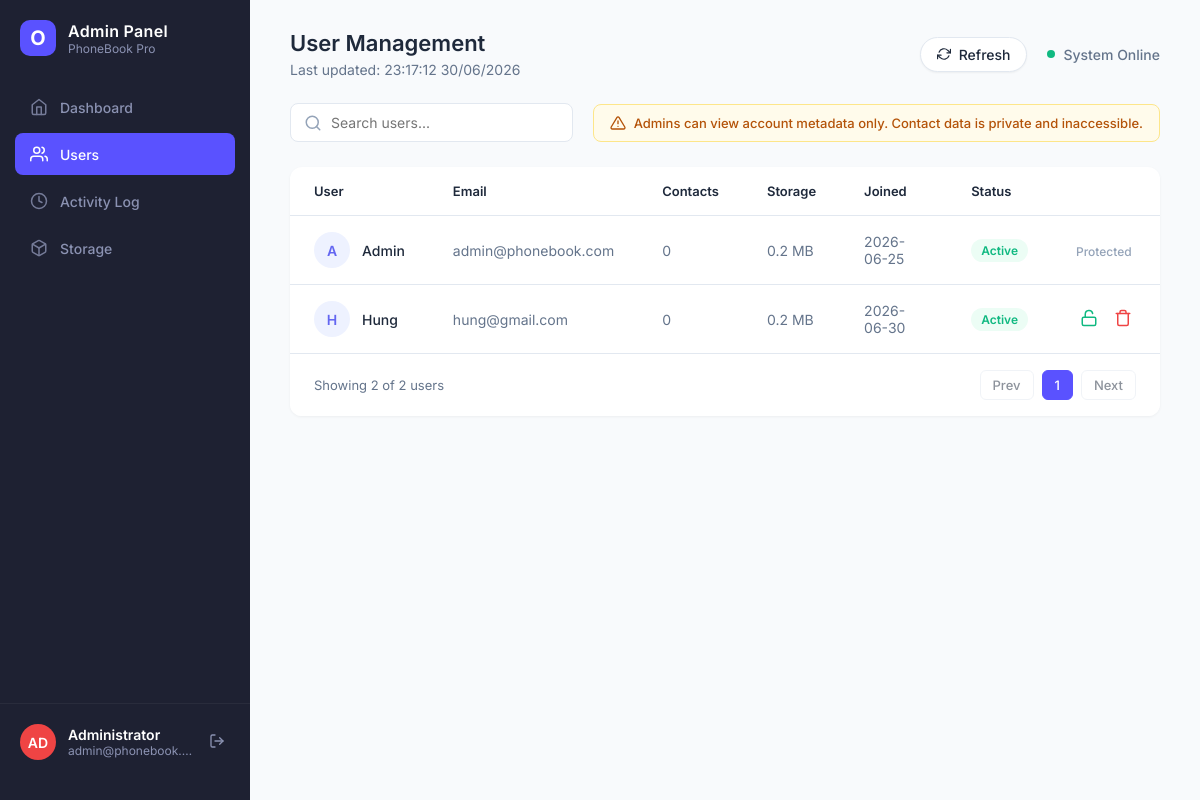
Before: /admin-users (signed in) with the older database file.
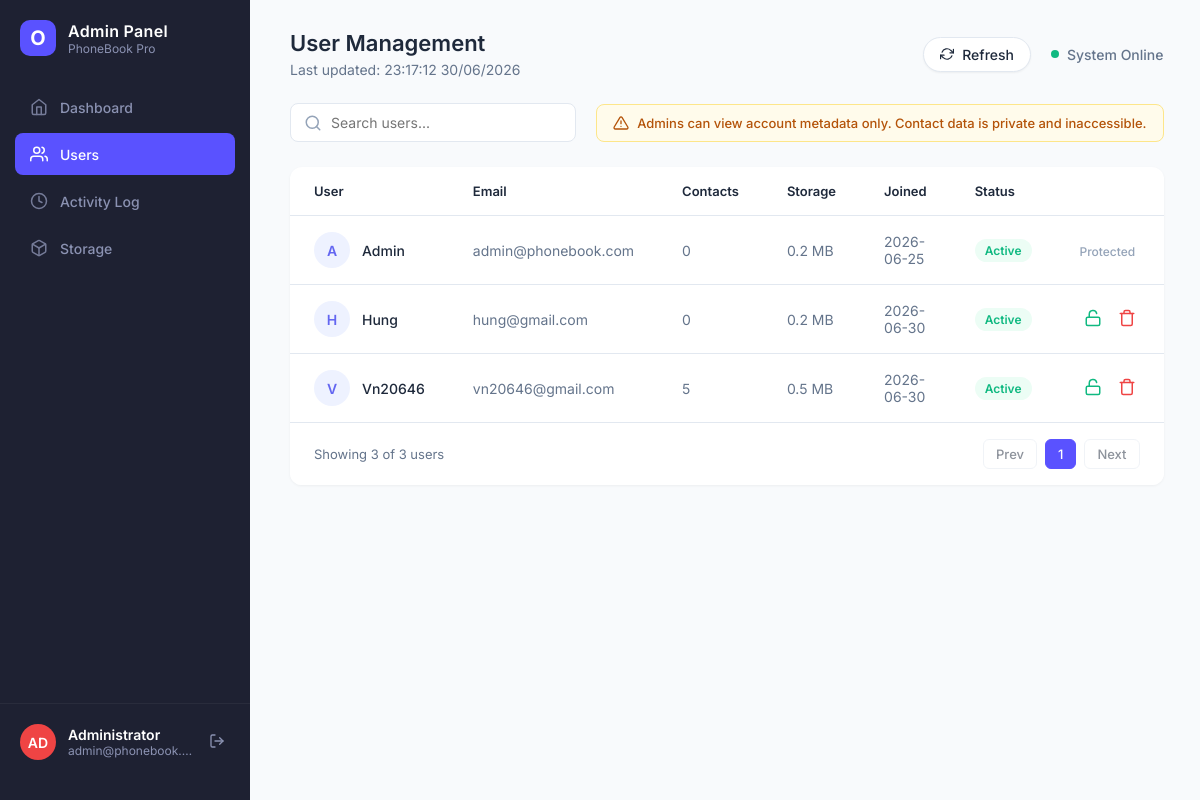
After: the same page with the newer database file.
### tables this page shows
CREATE TABLE users (
            user_id INTEGER PRIMARY KEY AUTOINCREMENT,
            email TEXT UNIQUE NOT NULL,
            phone_number TEXT,
            password_hash TEXT NOT NULL,
            security_question TEXT,
            security_answer_hash TEXT
        , role TEXT NOT NULL DEFAULT 'user', created_at TEXT DEFAULT CURRENT_TIMESTAMP, last_login TEXT, locked INTEGER DEFAULT 0);

### phonebook/routes.py (the view)
    @app.route("/admin-users")
    @login_required
    def admin_users():
        if session.get("role") != "admin":
            return redirect(url_for("list_contacts"))
        db = get_db()
        admin_info = db.execute("SELECT email FROM users WHERE user_id = ?", (session["user_id"],)).fetchone()
        admin_email = admin_info["email"] if admin_info else "admin"
        users_query = """
            SELECT
                u.user_id, u.email, u.created_at, u.last_login, u.role, u.locked,
                (SELECT COUNT(*) FROM contacts c WHERE c.user_id = u.user_id AND c.deleted_at IS NULL) as contacts_count
            FROM users u
            ORDER BY u.created_at ASC
        """
        rows = db.execute(users_query).fetchall()
        users_data = []
        for row in rows:
            storage_mb = round((row["contacts_count"] * 0.05) + 0.2, 1)
            status = "active"
            if row["locked"] == 1:
                status = "locked"
            elif not row["last_login"]:
                status = "inactive"
            email_parts = row["email"].split('@')[0]
            name_display = email_parts.replace('.', ' ').title()
            initials = ''.join([part[0].upper() for part in email_parts.split('.') if part])[:2]
            if not initials: initials = "U"
            users_data.append({
                "id": row["user_id"],
                "name": name_display,
                "email": row["email"],
                "contacts": row["contacts_count"],
                "storage": f"{storage_mb} MB",
                "joined": row["created_at"].split(' ')[0] if row["created_at"] else "N/A",
                "status": status,
                "initials": initials,
                "role": row["role"]
            })
        return render_template(
            "admin/users.html",
            users=users_data,
            admin_email=admin_email
        )

### phonebook/db.py (called while the page is built)
def get_db():
    if "db" not in g:
        conn = sqlite3.connect(current_app.config["DATABASE"])
        conn.row_factory = sqlite3.Row
        g.db = conn
    return g.db

### templates/admin/users.html (shortened to what the changed rows need)
<!DOCTYPE html>
<html lang="en">
<head>
</head>
<body>
    <div class="sidebar">
        <div class="sidebar-footer">
            <div class="admin-profile">
                <div class="admin-info">
                    <span class="name">Administrator</span>
                    <span class="email" title="{{ admin_email }}">{{ admin_email }}</span>
                </div>
            </div>
        </div>
    </div>
    <div class="main-wrapper">
        <div class="main-content">
            <div class="header">
                <div class="header-title">
                    <h1>User Management</h1>
                </div>
            </div>
            <div class="users-card">
                <div class="table-responsive">
                    <table id="usersTable">
                        <thead>
                            <tr>
                                <th>User</th>
                                <th>Email</th>
                                <th>Contacts</th>
                                <th>Storage</th>
                                <th>Joined</th>
                                <th>Status</th>
                                <th></th>
                            </tr>
                        </thead>
                        <tbody>
                            {% for user in users %}
                            <tr>
                                <td>
                                    <div class="user-cell">
                                        <div class="user-initials">{{ user.initials }}</div>
                                        <div class="user-name">{{ user.name }}</div>
                                    </div>
                                </td>
                                <td>{{ user.email }}</td>
                                <td>{{ user.contacts }}</td>
                                <td>{{ user.storage }}</td>
                                <td>{{ user.joined }}</td>
                                <td><span class="badge-status {{ user.status }}">{{ user.status }}</span></td>
                                <td>
                                    {% if user.role != 'admin' %}
                                    <div style="display: flex; gap: 8px;">
                                        <button class="btn-action" onclick="toggleLock({{ user.id }})" title="{% if user.status == 'locked' %}Unlock User{% else %}Lock User{% endif %}">
                                            {% if user.status == 'locked' %}
                                            <svg viewBox="0 0 24 24" width="18" height="18" fill="none" stroke="currentColor" stroke-width="2" stroke-linecap="round" stroke-linejoin="round" style="color: #ef4444;"><rect x="3" y="11" width="18" height="11" rx="2" ry="2"></rect><path d="M7 11V7a5 5 0 0 1 10 0v4"></path></svg>
                                            {% else %}
                                            <svg viewBox="0 0 24 24" width="18" height="18" fill="none" stroke="currentColor" stroke-width="2" stroke-linecap="round" stroke-linejoin="round" style="color: #10b981;"><rect x="3" y="11" width="18" height="11" rx="2" ry="2"></rect><path d="M7 11V7a5 5 0 0 1 9.9-1"></path></svg>
                                            {% endif %}
                                        </button>
                                        <button class="btn-action" onclick="deleteUser({{ user.id }})" title="Delete User">
                                            <svg viewBox="0 0 24 24" width="18" height="18" fill="none" stroke="currentColor" stroke-width="2" stroke-linecap="round" stroke-linejoin="round" style="color: #ef4444;"><polyline points="3 6 5 6 21 6"></polyline><path d="M19 6v14a2 2 0 0 1-2 2H7a2 2 0 0 1-2-2V6m3 0V4a2 2 0 0 1 2-2h4a2 2 0 0 1 2 2v2"></path></svg>
                                        </button>
                                    </div>
                                    {% else %}
                                    <span style="font-size: 12px; color: #94a3b8; font-weight: 500;">Protected</span>
                                    {% endif %}
                                </td>
                            </tr>
                            {% else %}
                            <tr>
                                <td colspan="7" style="text-align: center; padding: 40px;">No users found.</td>
                            </tr>
                            {% endfor %}
                        </tbody>
                    </table>
                </div>
                <div class="pagination">
                    <div class="page-info">
                        Showing <span id="visibleCount">{{ users|length }}</span> of {{ users|length }} users
                    </div>
                    <div class="page-controls">
                        <button class="btn-page" disabled>Prev</button>
                        <button class="btn-page active">1</button>
                        <button class="btn-page" disabled>Next</button>
                    </div>
                </div>
            </div>
        </div>
    </div>
</body>
</html>

Changed rows visible on the page:
added users: initials "V", name "Vn20646", email "vn20646@gmail.com", contacts "5", storage "0.5 MB", joined "2026-06-30", status "Active"
Other visible differences:
{{ users|length }}: "2" → "3"
